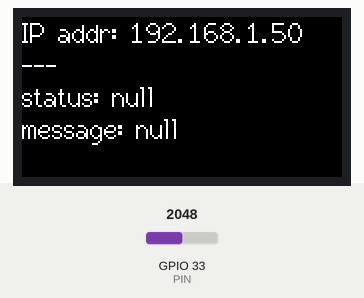
Bench run of a sketch on a simulated ESP32. Shown: 160×80 colour display. The inputs (shaded band) are chosen by the test bench; at power-on: GPIO 33 (PIN) = 2048. WiFi joins after 1.5 s; servers stay silent unless stated; uploads are accepted with an empty reply; not simulated (calls return 0 or success): secret.h.

Above: at 1.9 s.
At 6.9 s:
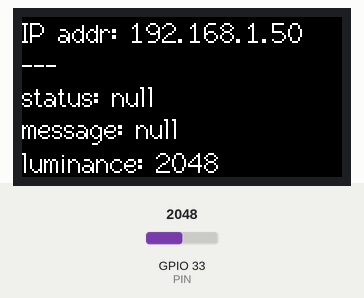

The sketch:

LightSensorForSwitchBot.ino
```cpp
#include <M5StickC.h>　
#include <WiFi.h>
#include <WiFiMulti.h>
#include <HTTPClient.h>
#include <ArduinoJson.h>
#include "secret.h"

#define API_URL "https://api.switch-bot.com/v1.0/devices/FA98475977EC/commands"

WiFiMulti WiFiMulti;
HTTPClient http;

int PIN = 33;
int PRESS_SB_THRESHOLD = 3500;
bool pressed_sb = false;

void setup() {
  M5.begin();
  M5.Lcd.setRotation(3);
  M5.Lcd.setCursor(0, 0, 2);

  WiFiMulti.addAP(WIFI_SSID, WIFI_PASSWORD);
  M5.Lcd.print("Connecting");

  while(WiFiMulti.run() != WL_CONNECTED) {
    delay(500);
  }

  // PIN setting
  pinMode(PIN, ANALOG);

  // clear LCD
  M5.Lcd.fillScreen(BLACK);
  M5.Lcd.setCursor(0, 0, 2);

  // show IP address
  M5.Lcd.print("IP addr: ");
  M5.Lcd.println(WiFi.localIP());
  M5.Lcd.println("---");

  // show initial api message
  M5.Lcd.println("status: -");
  M5.Lcd.println("message: -");
}

void loop() {
  int luminance = analogRead(PIN);

  if (!pressed_sb && luminance < PRESS_SB_THRESHOLD && WiFi.status() == WL_CONNECTED) {

    // create request
    const int capacity = JSON_OBJECT_SIZE(3);
    StaticJsonDocument<capacity> json_request;
    json_request["command"] = "press";
    json_request["parameter"] = "default";
    json_request["commandType"] = "command";
    char buffer[255];
    serializeJson(json_request, buffer, sizeof(buffer));

    http.begin(API_URL);
    http.addHeader("Authorization", API_TOKEN);
    http.addHeader("Content-Type", "application/json; charset=utf8");

    int httpCode = http.POST((uint8_t*)buffer, strlen(buffer));

    if (httpCode == 200) {
        String payload = http.getString();
        DynamicJsonDocument json_response(1024);
        deserializeJson(json_response, payload);

        JsonObject obj = json_response.as<JsonObject>();
        String status = obj[String("statusCode")];
        String message = obj[String("message")];

        M5.Lcd.setCursor(0, 32);
        M5.Lcd.print("status: ");
        M5.Lcd.println(status);
        M5.Lcd.print("message: ");
        M5.Lcd.println(message);

        pressed_sb = true;
    } else {
      M5.Lcd.println("error");
      return;
    }

    http.end();
    delay(5000);
  } else if (luminance >= PRESS_SB_THRESHOLD) {
    pressed_sb = false;
  }

  // show luminamce
  M5.Lcd.setCursor(0, 65);
  M5.Lcd.print("luminance: ");
  M5.Lcd.println(luminance);
}
```

Measured:
- what the display in image 0 shows lasts 5.0 s, from 1.9 s to 6.9 s
